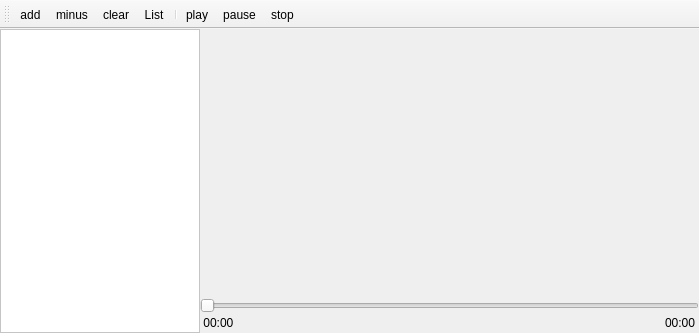
<?xml version="1.0" encoding="UTF-8"?>
<ui version="4.0">
 <class>MainWindow</class>
 <widget class="QMainWindow" name="MainWindow">
  <property name="geometry">
   <rect>
    <x>0</x>
    <y>0</y>
    <width>699</width>
    <height>333</height>
   </rect>
  </property>
  <property name="windowTitle">
   <string>音频播放器</string>
  </property>
  <property name="styleSheet">
   <string notr="true"/>
  </property>
  <widget class="QWidget" name="centralWidget">
   <layout class="QGridLayout" name="gridLayout">
    <property name="leftMargin">
     <number>0</number>
    </property>
    <property name="topMargin">
     <number>0</number>
    </property>
    <property name="rightMargin">
     <number>0</number>
    </property>
    <property name="bottomMargin">
     <number>0</number>
    </property>
    <property name="spacing">
     <number>0</number>
    </property>
    <item row="0" column="1" colspan="3">
     <widget class="CurvePlot" name="ploter" native="true"/>
    </item>
    <item row="3" column="1">
     <widget class="QLabel" name="lbCurTime">
      <property name="sizePolicy">
       <sizepolicy hsizetype="Preferred" vsizetype="Fixed">
        <horstretch>0</horstretch>
        <verstretch>0</verstretch>
       </sizepolicy>
      </property>
      <property name="text">
       <string> 00:00</string>
      </property>
     </widget>
    </item>
    <item row="2" column="1" colspan="3">
     <widget class="QSlider" name="slTime">
      <property name="orientation">
       <enum>Qt::Horizontal</enum>
      </property>
     </widget>
    </item>
    <item row="0" column="0" rowspan="4">
     <widget class="QListWidget" name="lwList">
      <property name="maximumSize">
       <size>
        <width>200</width>
        <height>16777215</height>
       </size>
      </property>
      <property name="font">
       <font>
        <pointsize>12</pointsize>
       </font>
      </property>
      <property name="styleSheet">
       <string notr="true">QListWidget::item{height: 40px}

QListWidget {
	background-color: rgb(255, 255, 255);
}</string>
      </property>
      <property name="horizontalScrollBarPolicy">
       <enum>Qt::ScrollBarAlwaysOff</enum>
      </property>
     </widget>
    </item>
    <item row="3" column="3">
     <widget class="QLabel" name="lbTotalTime">
      <property name="sizePolicy">
       <sizepolicy hsizetype="Preferred" vsizetype="Fixed">
        <horstretch>0</horstretch>
        <verstretch>0</verstretch>
       </sizepolicy>
      </property>
      <property name="text">
       <string>00:00 </string>
      </property>
     </widget>
    </item>
    <item row="3" column="2">
     <spacer name="horizontalSpacer">
      <property name="orientation">
       <enum>Qt::Horizontal</enum>
      </property>
      <property name="sizeHint" stdset="0">
       <size>
        <width>40</width>
        <height>20</height>
       </size>
      </property>
     </spacer>
    </item>
    <item row="1" column="1" colspan="3">
     <widget class="CurvePlot" name="ploterAll" native="true">
      <property name="maximumSize">
       <size>
        <width>16777215</width>
        <height>40</height>
       </size>
      </property>
     </widget>
    </item>
   </layout>
  </widget>
  <widget class="QMenuBar" name="menuBar">
   <property name="geometry">
    <rect>
     <x>0</x>
     <y>0</y>
     <width>699</width>
     <height>23</height>
    </rect>
   </property>
  </widget>
  <widget class="QToolBar" name="mainToolBar">
   <attribute name="toolBarArea">
    <enum>TopToolBarArea</enum>
   </attribute>
   <attribute name="toolBarBreak">
    <bool>false</bool>
   </attribute>
   <addaction name="actionAdd"/>
   <addaction name="actionMinus"/>
   <addaction name="actionClear"/>
   <addaction name="actionList"/>
   <addaction name="separator"/>
   <addaction name="actionPlay"/>
   <addaction name="actionPause"/>
   <addaction name="actionStop"/>
  </widget>
  <action name="actionPlay">
   <property name="icon">
    <iconset resource="images/images.qrc">
     <normaloff>:/images/play.png</normaloff>:/images/play.png</iconset>
   </property>
   <property name="text">
    <string>play</string>
   </property>
   <property name="toolTip">
    <string>播放</string>
   </property>
  </action>
  <action name="actionPause">
   <property name="icon">
    <iconset resource="images/images.qrc">
     <normaloff>:/images/pause.png</normaloff>:/images/pause.png</iconset>
   </property>
   <property name="text">
    <string>pause</string>
   </property>
   <property name="toolTip">
    <string>暂停</string>
   </property>
  </action>
  <action name="actionStop">
   <property name="icon">
    <iconset resource="images/images.qrc">
     <normaloff>:/images/stop.png</normaloff>:/images/stop.png</iconset>
   </property>
   <property name="text">
    <string>stop</string>
   </property>
   <property name="toolTip">
    <string>停止</string>
   </property>
  </action>
  <action name="actionAdd">
   <property name="icon">
    <iconset resource="images/images.qrc">
     <normaloff>:/images/plus.png</normaloff>:/images/plus.png</iconset>
   </property>
   <property name="text">
    <string>add</string>
   </property>
   <property name="toolTip">
    <string>增加</string>
   </property>
  </action>
  <action name="actionList">
   <property name="icon">
    <iconset resource="images/images.qrc">
     <normaloff>:/images/list.png</normaloff>:/images/list.png</iconset>
   </property>
   <property name="text">
    <string>List</string>
   </property>
   <property name="toolTip">
    <string>列表</string>
   </property>
  </action>
  <action name="actionMinus">
   <property name="icon">
    <iconset resource="images/images.qrc">
     <normaloff>:/images/minus.png</normaloff>:/images/minus.png</iconset>
   </property>
   <property name="text">
    <string>minus</string>
   </property>
   <property name="toolTip">
    <string>减去</string>
   </property>
  </action>
  <action name="actionClear">
   <property name="icon">
    <iconset resource="images/images.qrc">
     <normaloff>:/images/clear.png</normaloff>:/images/clear.png</iconset>
   </property>
   <property name="text">
    <string>clear</string>
   </property>
   <property name="toolTip">
    <string>清除</string>
   </property>
  </action>
 </widget>
 <layoutdefault spacing="6" margin="11"/>
 <customwidgets>
  <customwidget>
   <class>CurvePlot</class>
   <extends>QWidget</extends>
   <header>CurvePlot.h</header>
   <container>1</container>
  </customwidget>
 </customwidgets>
 <resources>
  <include location="images/images.qrc"/>
 </resources>
 <connections/>
</ui>
